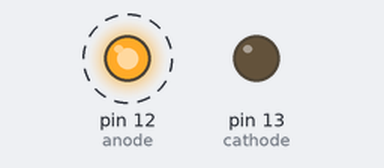
This sketch was run on a simulated Arduino Uno, built with avr-gcc and run on an emulated ATmega328P. On the bench: output pins drawn as LEDs (lit = HIGH). Dashed ring = blinking.

Above: at 0.5 s.
Timing chart, 0 to 4.6 s (numbered marks = the images above):
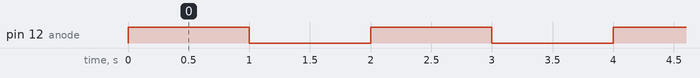

Measured:
- by itself, pin 12 (anode): alternates HIGH for 1.0 s and LOW for 1.0 s

The sketch:

3_Anode_Cathode.ino
```cpp
#define anode 12
#define cathode 13

void setup() {
  pinMode(anode, OUTPUT);
  pinMode(cathode, OUTPUT);
  digitalWrite(cathode, LOW);

}

void loop() {
  digitalWrite(anode, HIGH);
  delay(1000);
  digitalWrite(anode, LOW);
  delay(1000);
}
```
